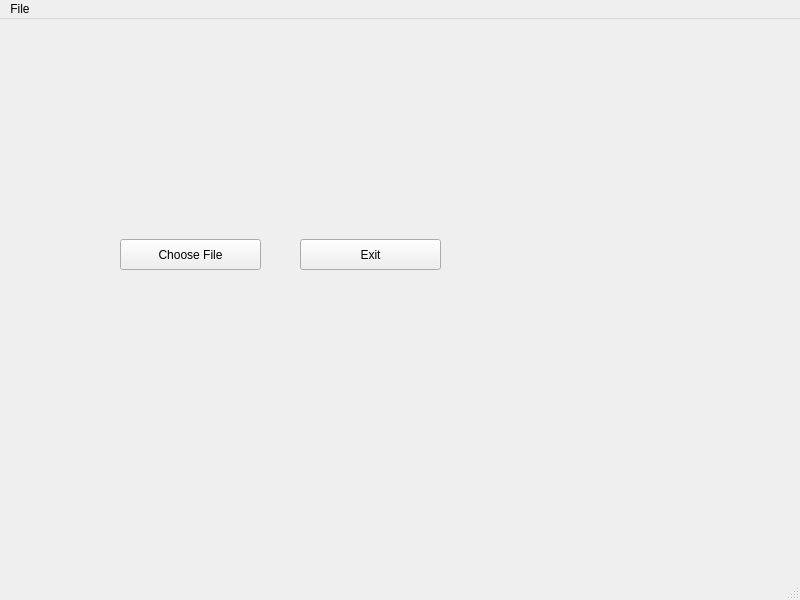
<?xml version="1.0" encoding="UTF-8"?>
<ui version="4.0">
 <class>MainWindow</class>
 <widget class="QMainWindow" name="MainWindow">
  <property name="geometry">
   <rect>
    <x>0</x>
    <y>0</y>
    <width>800</width>
    <height>600</height>
   </rect>
  </property>
  <property name="windowTitle">
   <string>Video Integrity using Blockchain</string>
  </property>
  <widget class="QWidget" name="centralwidget">
   <widget class="QPushButton" name="pbExit3">
    <property name="geometry">
     <rect>
      <x>300</x>
      <y>220</y>
      <width>141</width>
      <height>31</height>
     </rect>
    </property>
    <property name="text">
     <string>Exit</string>
    </property>
   </widget>
   <widget class="QPushButton" name="pbChoose2">
    <property name="geometry">
     <rect>
      <x>120</x>
      <y>220</y>
      <width>141</width>
      <height>31</height>
     </rect>
    </property>
    <property name="text">
     <string>Choose File</string>
    </property>
   </widget>
   <widget class="QLabel" name="lblfilename2">
    <property name="geometry">
     <rect>
      <x>190</x>
      <y>60</y>
      <width>171</width>
      <height>61</height>
     </rect>
    </property>
    <property name="text">
     <string/>
    </property>
   </widget>
  </widget>
  <widget class="QMenuBar" name="menubar">
   <property name="geometry">
    <rect>
     <x>0</x>
     <y>0</y>
     <width>800</width>
     <height>20</height>
    </rect>
   </property>
   <widget class="QMenu" name="menuFile">
    <property name="title">
     <string>File</string>
    </property>
    <addaction name="actionExit"/>
    <addaction name="separator"/>
   </widget>
   <addaction name="menuFile"/>
  </widget>
  <widget class="QStatusBar" name="statusbar"/>
  <action name="actionExit">
   <property name="text">
    <string>Exit</string>
   </property>
  </action>
 </widget>
 <resources/>
 <connections/>
</ui>
